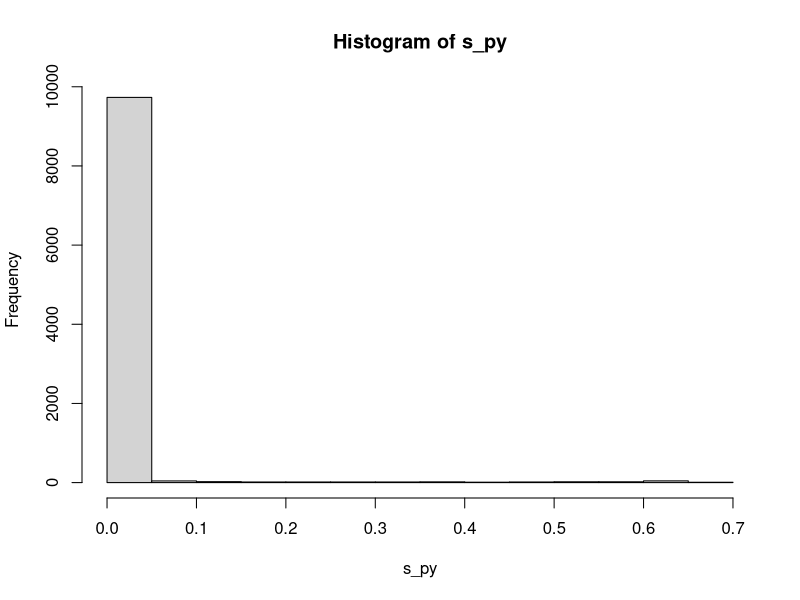
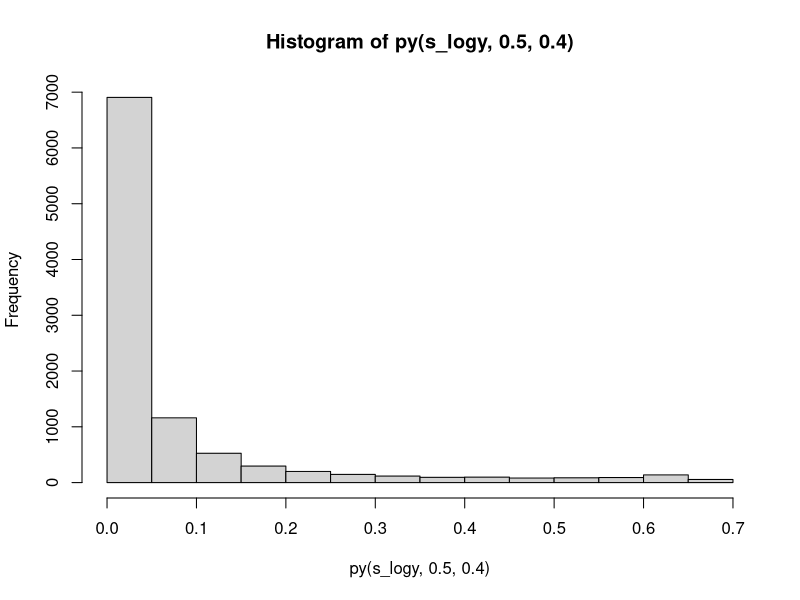

R code for these plots, in order:
py <- function(y, mu, std){
  return(exp((-(log(y)-mu)^2/(2*std^2)))/(sqrt(2*pi)*std*y))
}

s_y <- sample(seq(1,100, 0.01), 10000, replace=T)
s_py <- py(s_y, 0.5, 0.4)
hist(s_py)
s_logy <- log(s_y)
hist(py(s_logy, 0.5, 0.4))